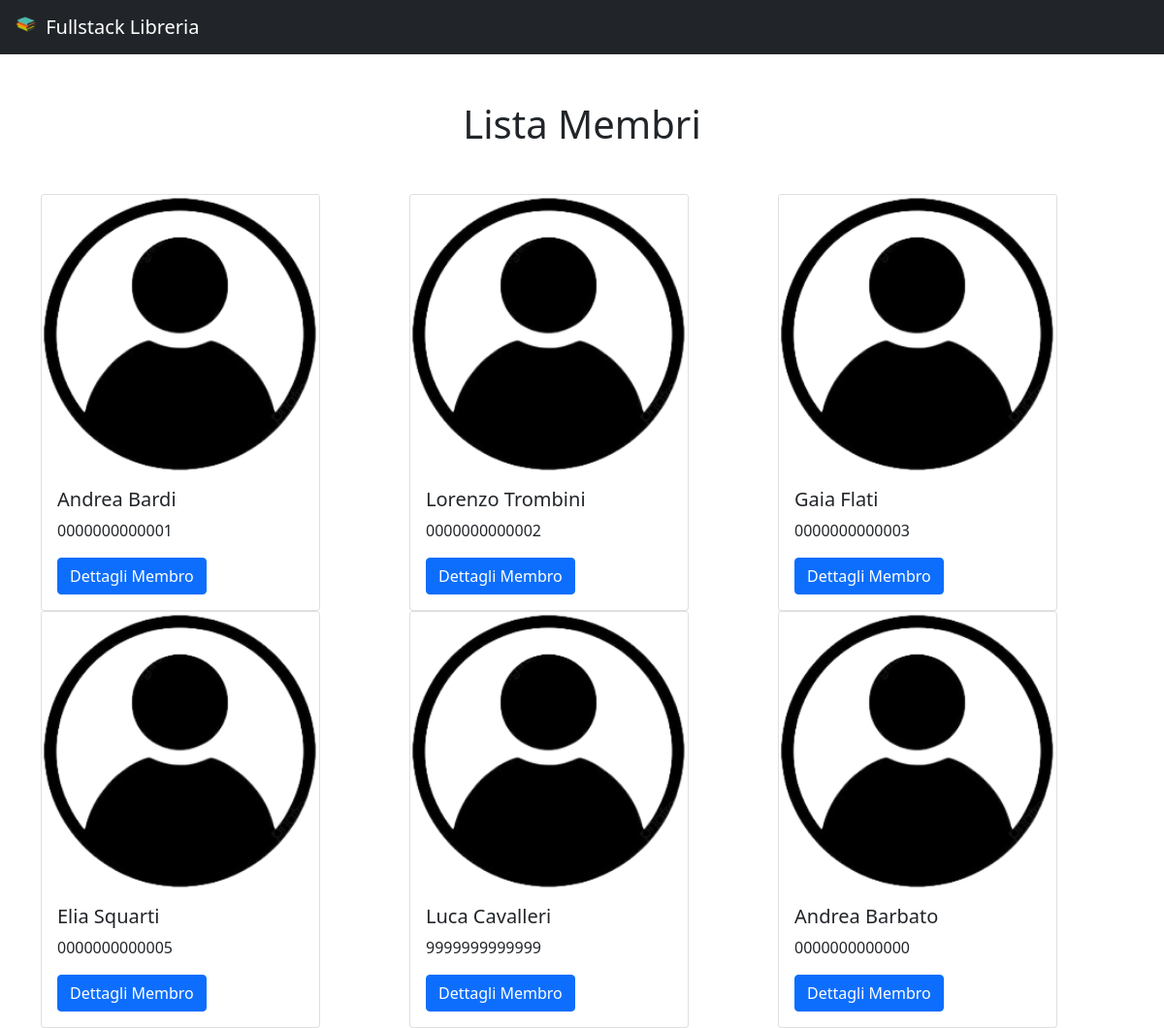
The page /libreria/list-members on the database its author committed.
### libreria/models.py (models this page shows, shortened)
class Membro(models.Model):
    member_id = models.CharField(max_length=13, primary_key=True)
    name = models.CharField(max_length=40)

### libreria/views.py (the view)
# urls.py: path('list-members', views.lista_membri, name='lista_membri'),
def lista_membri(request):
    libri = Libro.objects.all()
    membri = Membro.objects.all()
    context = {'libri':libri, 'membri':membri}
    return render(request, 'libreria/list-members.html', context)

### libreria/templates/libreria/list-members.html (shortened to what this page needs)
{% extends 'libreria/common.html'%}
{% block content %}
<div class="container my-5 text-center" style="max-width:580px">
        <h1>Lista Membri</h1>
</div>
<div class="container">
        <div class="row">
            {% for membro in membri %}
            <div class="col-sm">
                <div class="card" style="width: 18rem;">
                    <img src="../../static/libreria/membro.png" class="card-img-top" alt="...">
                    <div class="card-body">
                        <h5 class="card-title">{{ membro.name }}</h5>
                        <p class="card-text">{{ membro.member_id }}</p>
                        <a href="m{{ membro.member_id }}" class="btn btn-primary">Dettagli Membro</a>
                    </div>
                </div>
            </div>
            {% endfor %}
        </div>
    </div>
{% endblock %}

### rows shown on the page
Membro: name "Andrea Bardi", member_id "0000000000001"
Membro: name "Lorenzo Trombini", member_id "0000000000002"
Membro: name "Gaia Flati", member_id "0000000000003"
Membro: name "Elia Squarti", member_id "0000000000005"
Membro: name "Luca Cavalleri", member_id "9999999999999"
Membro: name "Andrea Barbato", member_id "0000000000000"
